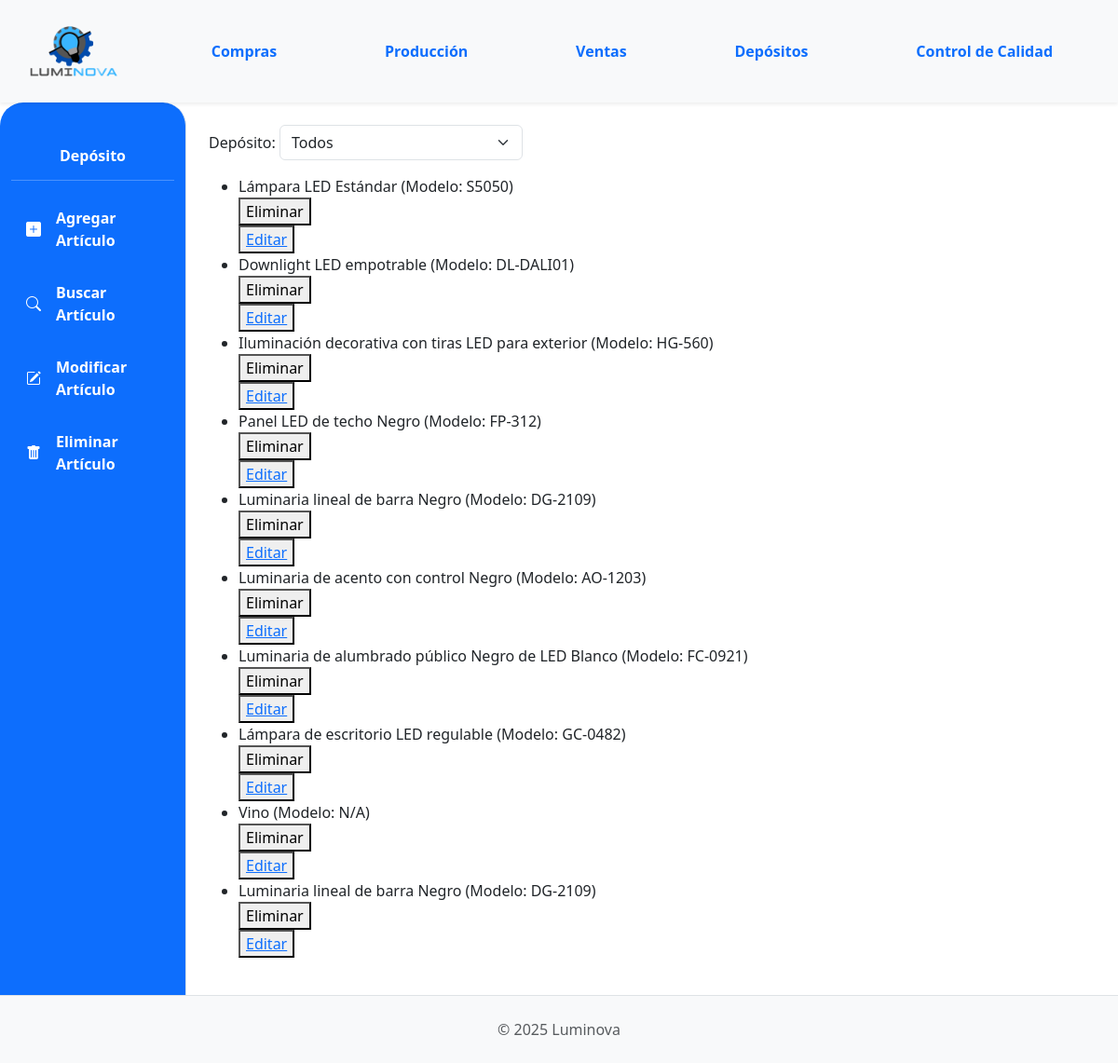
The page /deposito/deposito/productos-terminados/ on the database its author committed.
### App_LUMINOVA/models.py (models this page shows, shortened)
class ProductoTerminado(models.Model):
    descripcion = models.CharField(max_length=255)  # Aumentado max_length
    categoria = models.ForeignKey(
        CategoriaProductoTerminado,
        on_delete=models.PROTECT,
        related_name="productos_terminados",
    )
    precio_unitario = models.DecimalField(max_digits=10, decimal_places=2, default=0.00)
    stock = models.IntegerField(default=0)
    stock_minimo = models.IntegerField(
        default=0,
        verbose_name="Stock Mínimo",
        help_text="Nivel mínimo de stock que debe mantenerse (punto de reorden)"
    )
    stock_objetivo = models.IntegerField(
        default=0,
        verbose_name="Stock Objetivo",
        help_text="Nivel deseado de stock después de reabastecer"
    )
    produccion_habilitada = models.BooleanField(
        default=True,
        verbose_name="Habilitado para Producción",
        help_text="Indica si este producto puede ser producido para stock"
    )
    modelo = models.CharField(max_length=50, blank=True, null=True)
    potencia = models.IntegerField(blank=True, null=True)
    acabado = models.CharField(max_length=50, blank=True, null=True)
    color_luz = models.CharField(max_length=50, blank=True, null=True)
    material = models.CharField(max_length=50, blank=True, null=True)
    imagen = models.ImageField(null=True, blank=True, upload_to="productos_terminados/")
    deposito = models.ForeignKey(
        "Deposito",
        on_delete=models.PROTECT,
        related_name="productos_terminados",
        null=True,
        blank=True,
        help_text="Depósito al que pertenece este producto terminado",
    )
    def __str__(self):
        return f"{self.descripcion} (Modelo: {self.modelo or 'N/A'})"

### App_LUMINOVA/views_productos.py (the view)
class ProductoTerminadosListView(ListView):
    model = ProductoTerminado
    template_name = "deposito/productoterminados_list.html"
    context_object_name = "productos_terminados"
    def get_queryset(self):
        deposito_id = self.request.session.get("deposito_seleccionado")
        queryset = super().get_queryset()
        if deposito_id:
            queryset = queryset.filter(deposito_id=deposito_id)
        return queryset
    def get_context_data(self, **kwargs):
        context = super().get_context_data(**kwargs)
        from .models import Deposito
        deposito_id = self.request.session.get("deposito_seleccionado")
        context["depositos"] = Deposito.objects.all()
        context["deposito_seleccionado"] = deposito_id
        return context

### App_LUMINOVA/context_processors.py (called while the page is built, shortened)
def notificaciones_context(request):
    if not request.user.is_authenticated:
        return {}

def puede_ver_deposito_sidebar(request):
    user = getattr(request, 'user', None)
    if not user or not user.is_authenticated:
        return {'puede_ver_deposito_sidebar': False}

### App_LUMINOVA/templates/deposito/productoterminados_list.html (shortened to what this page needs)
{% extends 'padre.html' %}
{% block sidebar_content %}
    <nav id="sidebarMenu" class="col-md-3 col-lg-2 d-md-block bg-primary sidebar collapse border-end full-height" style="border-top-left-radius: 25px; border-top-right-radius: 25px;">
        <div class="position-sticky pt-4">
            <h6 class="sidebar-heading d-flex justify-content-center align-items-center px-3 mt-4 mb-1 text-white fw-bold">
                <span>Depósito</span>
            </h6>
            <hr class="text-white">
            <ul class="nav flex-column">
                <li class="nav-item">
                    <a class="nav-link text-white fw-bold custom-active-button d-flex align-items-center" href="#" data-bs-toggle="modal" data-bs-target="#exampleModal_Agregar">
                        <i class="bi bi-plus-square-fill me-2"></i> <span class="ms-2">Agregar Artículo</span>
                    </a>
                </li>
                <li class="nav-item mt-2">
                    <a class="nav-link text-white fw-bold custom-active-button d-flex align-items-center" href="#" data-bs-toggle="modal" data-bs-target="#exampleModal_Buscar">
                        <i class="bi bi-search me-2"></i> <span class="ms-2">Buscar Artículo</span>
                    </a>
                </li>
                <li class="nav-item mt-2">
                    <a class="nav-link text-white fw-bold custom-active-button d-flex align-items-center" href="#" data-bs-toggle="modal" data-bs-target="#exampleModal_Modificar">
                        <i class="bi bi-pencil-square me-2"></i> <span class="ms-2">Modificar Artículo</span>
                    </a>
                </li>
                <li class="nav-item mt-2">
                    <a class="nav-link text-white fw-bold custom-active-button d-flex align-items-center" href="#" data-bs-toggle="modal" data-bs-target="#exampleModal_Eliminar">
                        <i class="bi bi-trash-fill me-2"></i> <span class="ms-2">Eliminar Artículo</span>
                    </a>
                </li>
            </ul>
        </div>
    </nav>
{% endblock %}
{% block content %}
    <form method="get" class="mb-3">
        <label for="deposito">Depósito:</label>
        <select name="deposito" id="deposito" class="form-select" style="width: auto; display: inline-block;" onchange="this.form.submit()">
            <option value="">Todos</option>
        </select>
    </form>
    <ul>
        {% for producto_terminado in productos_terminados %}
            <li>{{producto_terminado}}</li>
            <div>
                <form action="{% url 'App_LUMINOVA:insumo_delete' productos_terminados.id %}" method="post" >{% csrf_token %}
                    <button type="submit">Eliminar</button>
                </form>
                <button>
                    <a href="{% url 'App_LUMINOVA:insumo_edit' productos_terminados.id %}">Editar</a>
                </button>
            </div>
        {% endfor %}
    </ul>
{% endblock %}

### App_LUMINOVA/static/css/custom.css (style rules this page uses)
html, body { height: 100%; margin: 0; }
body { display: flex; flex-direction: column; min-height: 100vh; }
#sidebarMenu { align-self: stretch; overflow-y: auto; display: flex; flex-direction: column; }
#sidebarMenu .position-sticky { flex-grow: 1; }
.sidebar .nav-link.custom-active-button { display: block; padding: 0.5rem 1rem; margin: 0.25rem 0; border-radius: 25px; }
.sidebar .nav-link i { margin-right: 0.5rem; }

### rows shown on the page
ProductoTerminado: descripcion+modelo "Lámpara LED Estándar (Modelo: S5050)"
ProductoTerminado: descripcion+modelo "Downlight LED empotrable (Modelo: DL-DALI01)"
ProductoTerminado: descripcion+modelo "Iluminación decorativa con tiras LED para exterior (Modelo: HG-560)"
ProductoTerminado: descripcion+modelo "Panel LED de techo Negro (Modelo: FP-312)"
ProductoTerminado: descripcion+modelo "Luminaria lineal de barra Negro (Modelo: DG-2109)"
ProductoTerminado: descripcion+modelo "Luminaria de acento con control Negro (Modelo: AO-1203)"
ProductoTerminado: descripcion+modelo "Luminaria de alumbrado público Negro de LED Blanco (Modelo: FC-0921)"
ProductoTerminado: descripcion+modelo "Lámpara de escritorio LED regulable (Modelo: GC-0482)"
ProductoTerminado: descripcion+modelo "Vino (Modelo: N/A)"
ProductoTerminado: descripcion+modelo "Luminaria lineal de barra Negro (Modelo: DG-2109)"
